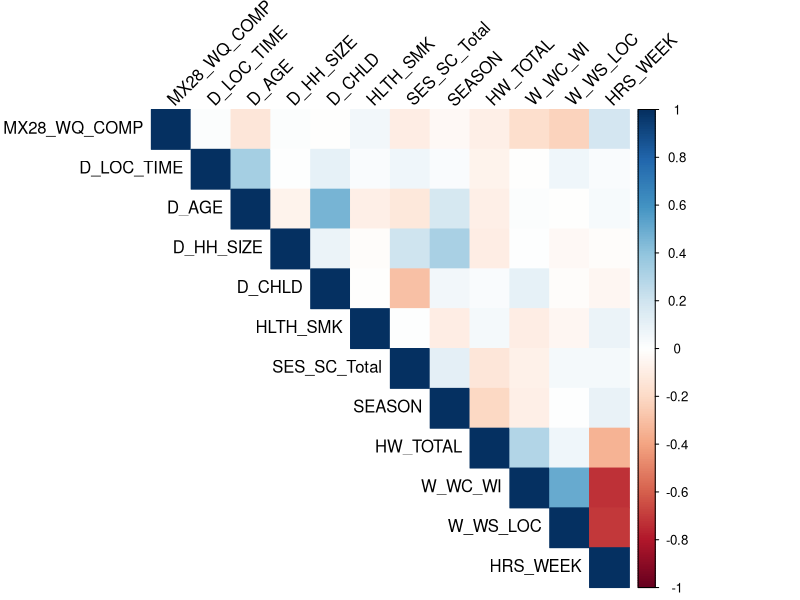
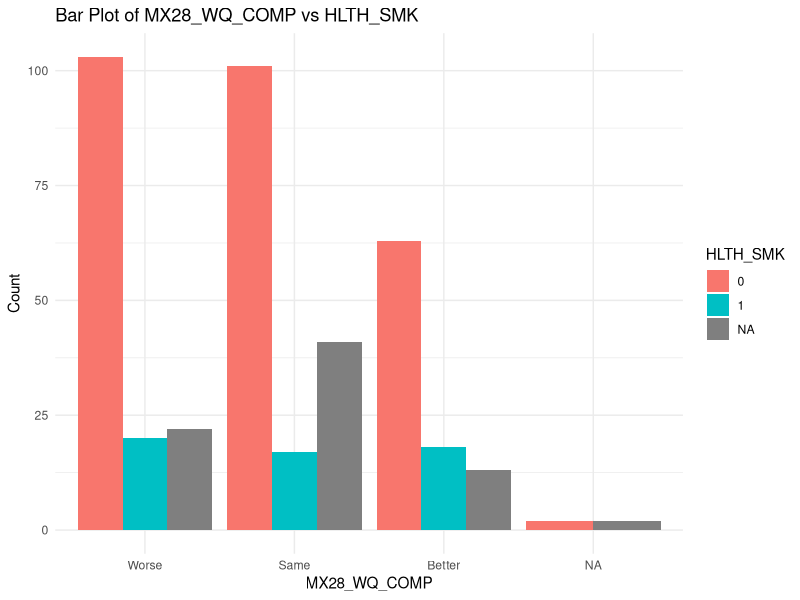
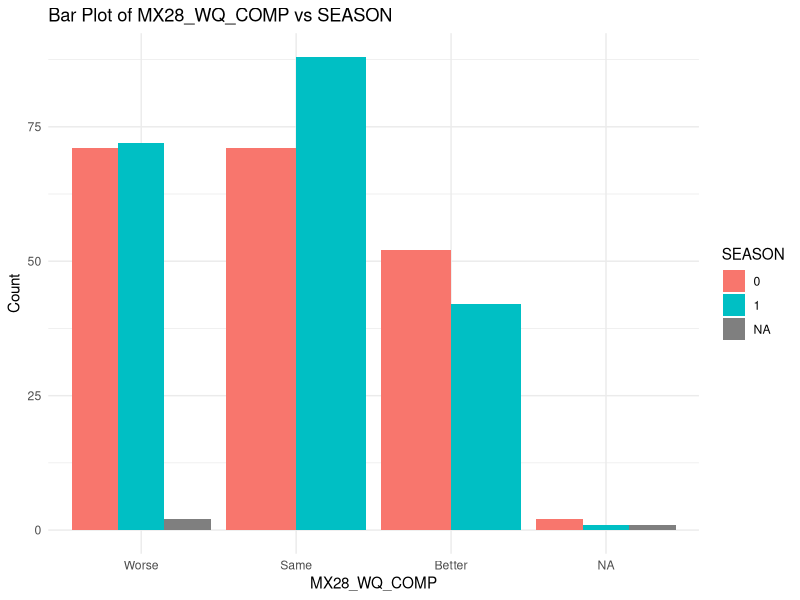
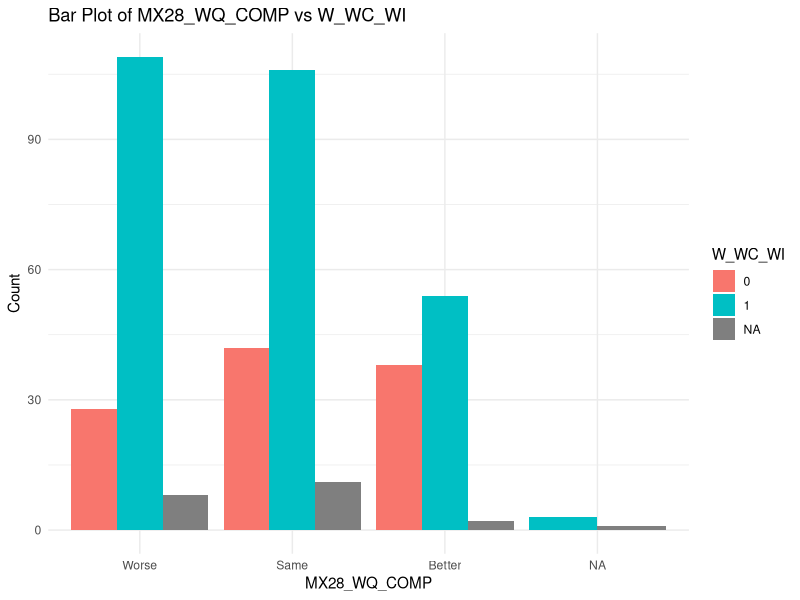
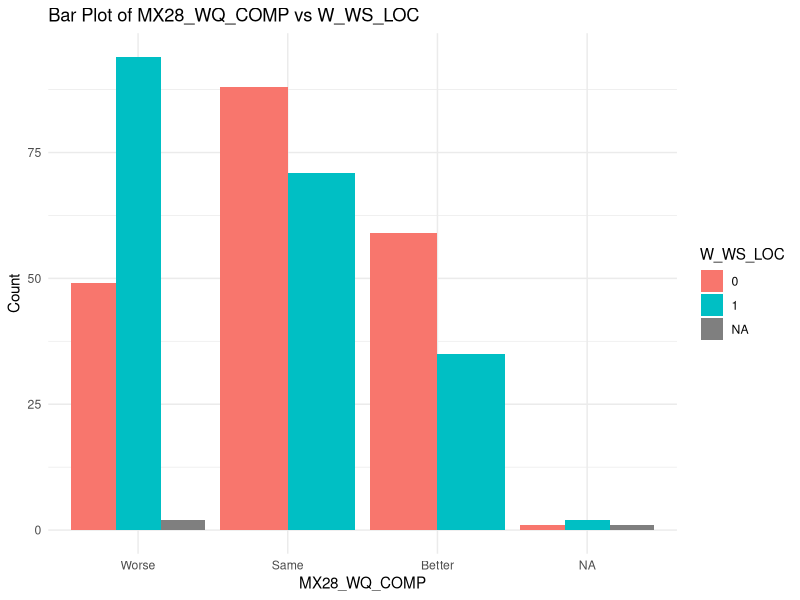
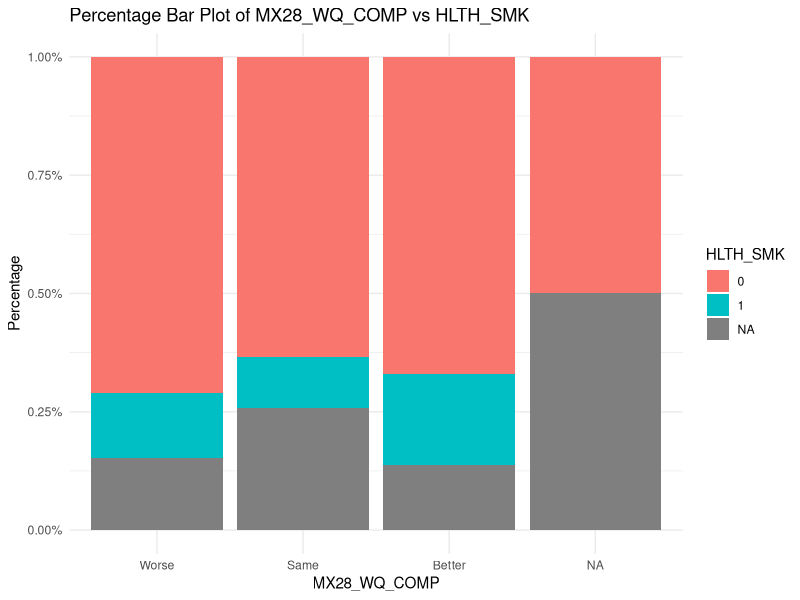
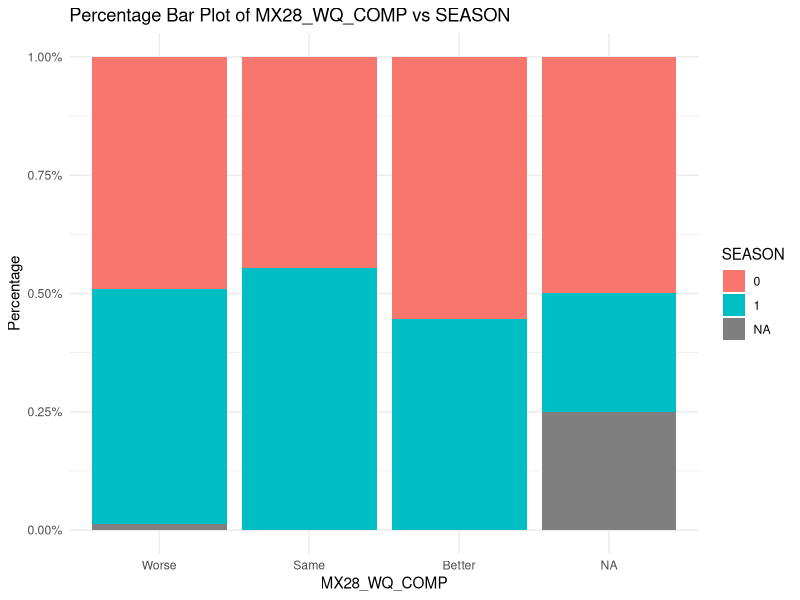
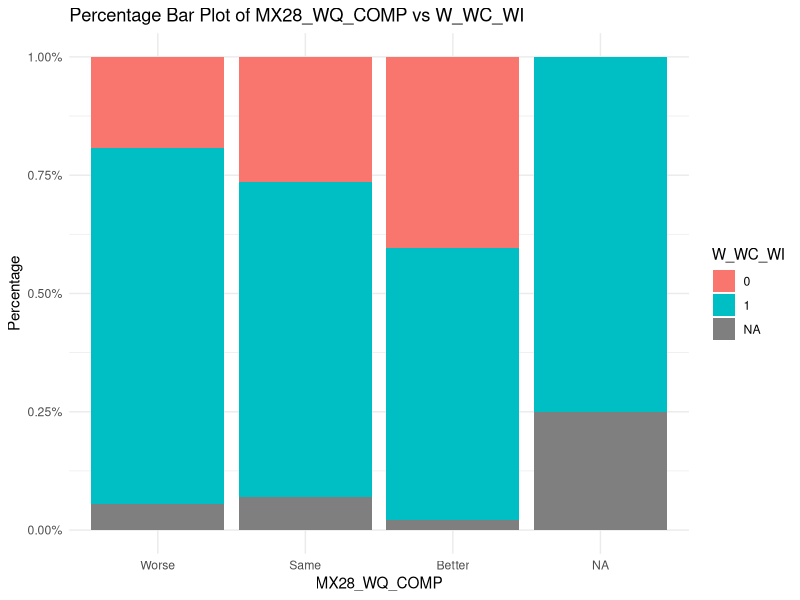

Recreate these plots in R, in order.
## ---- chunk 1
knitr::opts_chunk$set(echo = TRUE)
## ---- chunk 2
# Load necessary libraries
library(ggplot2)
library(dplyr)
library(corrplot)

# Read the dataset
data <- read.csv("./data/Cleaned_Dataset_Screening_HWISE_PSS_V3.csv")

data$MX28_WQ_COMP <- as.numeric(data$MX28_WQ_COMP)

keep_columns <- c("MX28_WQ_COMP",
                "D_LOC_TIME",
                "D_AGE",
                "D_HH_SIZE",
                "D_CHLD",
                "HLTH_SMK",
                "SES_SC_Total",
                "SEASON",
                "HW_TOTAL",
                "W_WC_WI",
                "W_WS_LOC",
                "HRS_WEEK")

data <- data %>% 
  select(keep_columns)



# Check if the column exists
if("MX28_WQ_COMP" %in% colnames(data)) {
  
  # Select numeric columns for correlation analysis
  numeric_data <- data %>% select(where(is.numeric))
  
  # Compute correlation matrix
  correlation_matrix <- cor(numeric_data, use = "pairwise.complete.obs")
  
  # Extract correlations with MX28_WQ_COMP
  correlations <- as.data.frame(correlation_matrix["MX28_WQ_COMP", ])
  correlations$Variable <- rownames(correlations)
  colnames(correlations)[1] <- "Correlation"
  
  # Print correlation values sorted in descending order
  print(correlations %>% arrange(desc(Correlation)))
  
  # Visualize correlation matrix as a heatmap
  corrplot(correlation_matrix, method = "color", type = "upper", tl.col = "black", tl.srt = 45)
    
  }


## ---- chunk 3
# visualize data from Q28

# Convert selected variables to factors
categorical_vars <- c("MX28_WQ_COMP", "HLTH_SMK", "SEASON", "W_WC_WI", "W_WS_LOC")

data <- data %>%
  mutate(across(all_of(categorical_vars), as.factor))

# Verify conversion
str(data[categorical_vars])

# Define the main categorical variable
main_var <- "MX28_WQ_COMP"


# Convert MX28_WQ_COMP to a factor and ensure levels are correct
data$MX28_WQ_COMP <- factor(data$MX28_WQ_COMP)

# Check unique levels to confirm
print(levels(data$MX28_WQ_COMP))

# Rename levels of MX28_WQ_COMP
levels(data$MX28_WQ_COMP) <- c("Worse", "Same", "Better")

# Verify that levels have been updated
print(levels(data$MX28_WQ_COMP))

# Print factor levels to confirm
levels(data$MX28_WQ_COMP)

# Exclude MX28_WQ_COMP from the list of categorical variables
cat_vars <- setdiff(categorical_vars, main_var)



# Define the main categorical variable
main_var <- "MX28_WQ_COMP"

# Generate bar plots
for (var in cat_vars) {
  p <- ggplot(data, aes_string(x = main_var, fill = var)) +
    geom_bar(position = "dodge") +
    theme_minimal() +
    labs(title = paste("Bar Plot of", main_var, "vs", var),
         x = main_var, y = "Count", fill = var)
  
  print(p)  # Display each bar plot
}


## ---- chunk 4
# Define the main categorical variable
main_var <- "MX28_WQ_COMP"

# Exclude MX28_WQ_COMP from the list of categorical variables
cat_vars <- setdiff(categorical_vars, main_var)

# Generate bar plots with percentages
for (var in cat_vars) {
  p <- ggplot(data, aes_string(x = main_var, fill = var)) +
    geom_bar(aes(y = (..count..) / sum(..count..) * 100), position = "fill") +
    scale_y_continuous(labels = scales::percent_format(scale = 1)) +  # Convert to percentage format
    theme_minimal() +
    labs(title = paste("Percentage Bar Plot of", main_var, "vs", var),
         x = main_var, y = "Percentage", fill = var)
  
  print(p)  # Display each bar plot
}

